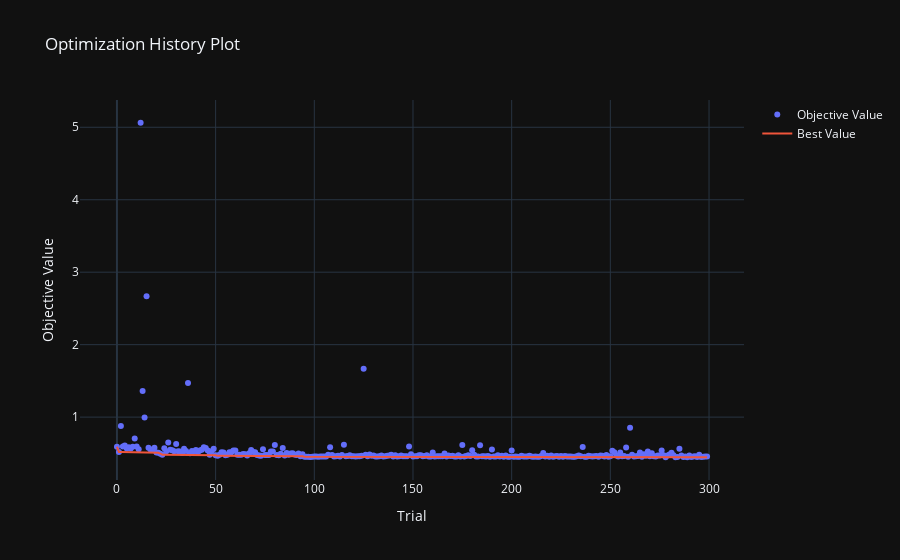

Notebook code cell kept with this figure:
### Code cell
fig = plot_optimization_history(study_xgb)
fig.show()

### Figure 1 — Plotly figure (JSON) as saved in the notebook; plotly's stock layout.template omitted (floating-point values rounded to 4 significant figures; data arrays with more than 128 entries replaced by an {"elided": "..."} marker saying what was removed)
{"data": [{"mode": "markers", "name": "Objective Value", "type": "scatter", "x": {"elided": "300 int values"}, "y": {"elided": "300 float values"}}, {"mode": "lines", "name": "Best Value", "type": "scatter", "x": {"elided": "300 int values"}, "y": {"elided": "300 float values"}}, {"marker": {"color": "#cccccc"}, "mode": "markers", "name": "Infeasible Trial", "showlegend": false, "type": "scatter", "x": [], "y": []}], "layout": {"title": {"text": "Optimization History Plot"}, "xaxis": {"title": {"text": "Trial"}}, "yaxis": {"title": {"text": "Objective Value"}}}}
